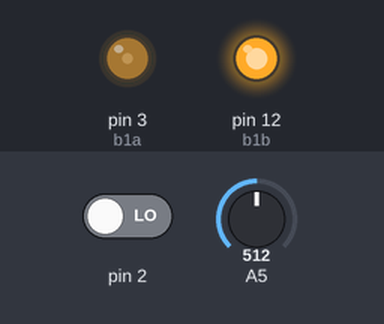
A sketch run on a simulated Arduino Uno, built with avr-gcc and run on an emulated ATmega328P. Parts: output pins drawn as LEDs (lit = HIGH). The inputs (shaded band) are chosen by the test bench; at power-on: A5 = 512, pin 2 LOW.

Above: at 1.2 s.
1.3 s: A5 set to 716
At 2.4 s:
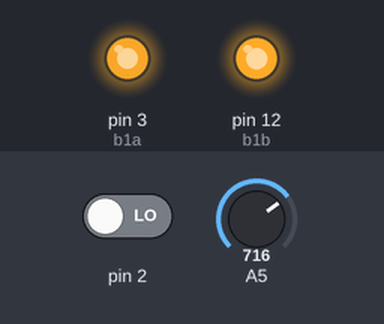
2.8 s: A5 set to 900
At 3.6 s:
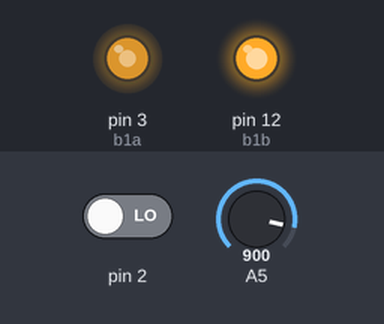
4.3 s: A5 set to 1023
At 4.7 s:
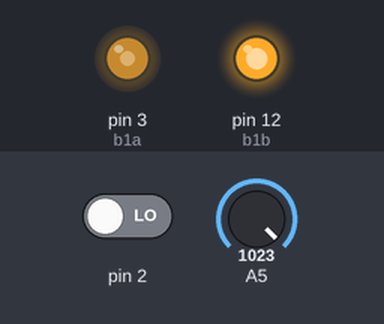
Timing chart, 0 to 7.3 s (numbered marks = the images above; inputs shaded):
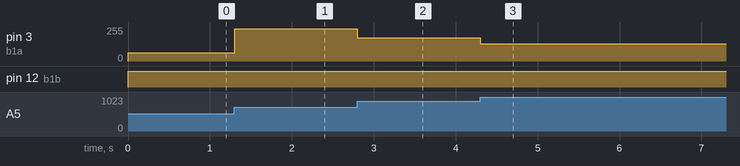

The sketch:

distance_measure.ino
```cpp
#include <TimerOne.h>
unsigned int counter=0;

int b1a = 3;  // L9110 B-1A
int b1b = 12;  // L9110 B-1B

void docount()  // counts from the speed sensor
{
   Serial.begin(9600);

  counter++;  // increase +1 the counter value
  Serial.print("count=");
    Serial.println(counter);
   int rotation = (counter / 120);
  Serial.println("rotation");
  Serial.println(rotation);

   float distance = rotation*4.5*(22/7);
   Serial.println("distance");
  Serial.print(distance);
  Serial.println("");
}

/*void timerIsr()
{
  Timer1.detachInterrupt();  //stop the timer
  Serial.print("Motor Speed: ");
  int rotation = (counter / 20);  // divide by number of holes in Disc
  Serial.print(rotation,DEC);
  Serial.println(" Rotation per seconds");
  counter=0;  //  reset counter to zero
  Timer1.attachInterrupt( timerIsr );  //enable the timer
}
 */
void setup()
{


 pinMode(b1a, OUTPUT);
 pinMode(b1b, OUTPUT);

  Timer1.initialize(1000000); // set timer for 1sec
  attachInterrupt(0, docount, RISING);


  // increase counter when speed sensor pin goes High
 // Timer1.attachInterrupt( timerIsr ); // enable the timer
}

void loop()
{
  int potvalue = analogRead(5);  // Potentiometer connected to Pin A1
  int motorspeed = map(potvalue, 0, 680, 255, 0);
  analogWrite(b1a, motorspeed);  // set speed of motor (0-255)
  digitalWrite(b1b, 1);  // set rotation of motor to Clockwise

}
```

Measured:
- after the input at 1.3 s, pin 3 (b1a): 63/255 → 243/255 at once
- after the input at 2.8 s, pin 3 (b1a): 243/255 → 174/255 at once
- after the input at 4.3 s, pin 3 (b1a): 174/255 → 128/255 at once
